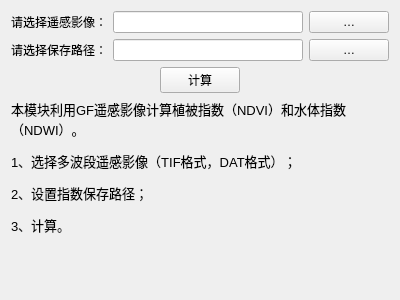
<?xml version="1.0" encoding="UTF-8"?>
<ui version="4.0">
 <class>Form</class>
 <widget class="QWidget" name="Form">
  <property name="geometry">
   <rect>
    <x>0</x>
    <y>0</y>
    <width>400</width>
    <height>300</height>
   </rect>
  </property>
  <property name="minimumSize">
   <size>
    <width>400</width>
    <height>300</height>
   </size>
  </property>
  <property name="maximumSize">
   <size>
    <width>400</width>
    <height>300</height>
   </size>
  </property>
  <property name="windowTitle">
   <string>遥感指数计算GF</string>
  </property>
  <property name="windowIcon">
   <iconset>
    <normaloff>Earth.ico</normaloff>Earth.ico</iconset>
  </property>
  <layout class="QVBoxLayout" name="verticalLayout">
   <item>
    <layout class="QHBoxLayout" name="horizontalLayout">
     <item>
      <widget class="QLabel" name="label">
       <property name="text">
        <string>请选择遥感影像：</string>
       </property>
      </widget>
     </item>
     <item>
      <widget class="QLineEdit" name="Input_Edit">
       <property name="enabled">
        <bool>true</bool>
       </property>
      </widget>
     </item>
     <item>
      <widget class="QPushButton" name="Open_Button">
       <property name="text">
        <string>…</string>
       </property>
      </widget>
     </item>
    </layout>
   </item>
   <item>
    <layout class="QHBoxLayout" name="horizontalLayout_2">
     <item>
      <widget class="QLabel" name="label_2">
       <property name="text">
        <string>请选择保存路径：</string>
       </property>
      </widget>
     </item>
     <item>
      <widget class="QLineEdit" name="Output_Edit"/>
     </item>
     <item>
      <widget class="QPushButton" name="Save_Button">
       <property name="text">
        <string>…</string>
       </property>
      </widget>
     </item>
    </layout>
   </item>
   <item>
    <layout class="QHBoxLayout" name="horizontalLayout_3">
     <item>
      <spacer name="horizontalSpacer">
       <property name="orientation">
        <enum>Qt::Horizontal</enum>
       </property>
       <property name="sizeHint" stdset="0">
        <size>
         <width>40</width>
         <height>20</height>
        </size>
       </property>
      </spacer>
     </item>
     <item>
      <widget class="QPushButton" name="Cal_Button">
       <property name="text">
        <string>计算</string>
       </property>
      </widget>
     </item>
     <item>
      <spacer name="horizontalSpacer_2">
       <property name="orientation">
        <enum>Qt::Horizontal</enum>
       </property>
       <property name="sizeHint" stdset="0">
        <size>
         <width>40</width>
         <height>20</height>
        </size>
       </property>
      </spacer>
     </item>
    </layout>
   </item>
   <item>
    <widget class="QLabel" name="label_3">
     <property name="text">
      <string>&lt;html&gt;&lt;head/&gt;&lt;body&gt;&lt;p&gt;&lt;span style=&quot; font-size:10pt;&quot;&gt;本模块利用GF遥感影像计算植被指数（NDVI）和水体指数（NDWI）。&lt;/span&gt;&lt;/p&gt;&lt;p&gt;&lt;span style=&quot; font-size:10pt;&quot;&gt;1、选择多波段遥感影像（TIF格式，DAT格式）；&lt;/span&gt;&lt;/p&gt;&lt;p&gt;&lt;span style=&quot; font-size:10pt;&quot;&gt;2、设置指数保存路径；&lt;/span&gt;&lt;/p&gt;&lt;p&gt;&lt;span style=&quot; font-size:10pt;&quot;&gt;3、计算。&lt;/span&gt;&lt;/p&gt;&lt;/body&gt;&lt;/html&gt;</string>
     </property>
     <property name="alignment">
      <set>Qt::AlignLeading|Qt::AlignLeft|Qt::AlignTop</set>
     </property>
     <property name="wordWrap">
      <bool>true</bool>
     </property>
    </widget>
   </item>
  </layout>
 </widget>
 <resources/>
 <connections>
  <connection>
   <sender>Open_Button</sender>
   <signal>clicked()</signal>
   <receiver>Form</receiver>
   <slot>Open_img()</slot>
   <hints>
    <hint type="sourcelabel">
     <x>329</x>
     <y>38</y>
    </hint>
    <hint type="destinationlabel">
     <x>429</x>
     <y>39</y>
    </hint>
   </hints>
  </connection>
  <connection>
   <sender>Save_Button</sender>
   <signal>clicked()</signal>
   <receiver>Form</receiver>
   <slot>Save_img()</slot>
   <hints>
    <hint type="sourcelabel">
     <x>316</x>
     <y>81</y>
    </hint>
    <hint type="destinationlabel">
     <x>370</x>
     <y>99</y>
    </hint>
   </hints>
  </connection>
  <connection>
   <sender>Cal_Button</sender>
   <signal>clicked()</signal>
   <receiver>Form</receiver>
   <slot>Cal_index()</slot>
   <hints>
    <hint type="sourcelabel">
     <x>182</x>
     <y>120</y>
    </hint>
    <hint type="destinationlabel">
     <x>231</x>
     <y>138</y>
    </hint>
   </hints>
  </connection>
 </connections>
 <slots>
  <slot>Cal_index()</slot>
 </slots>
</ui>
